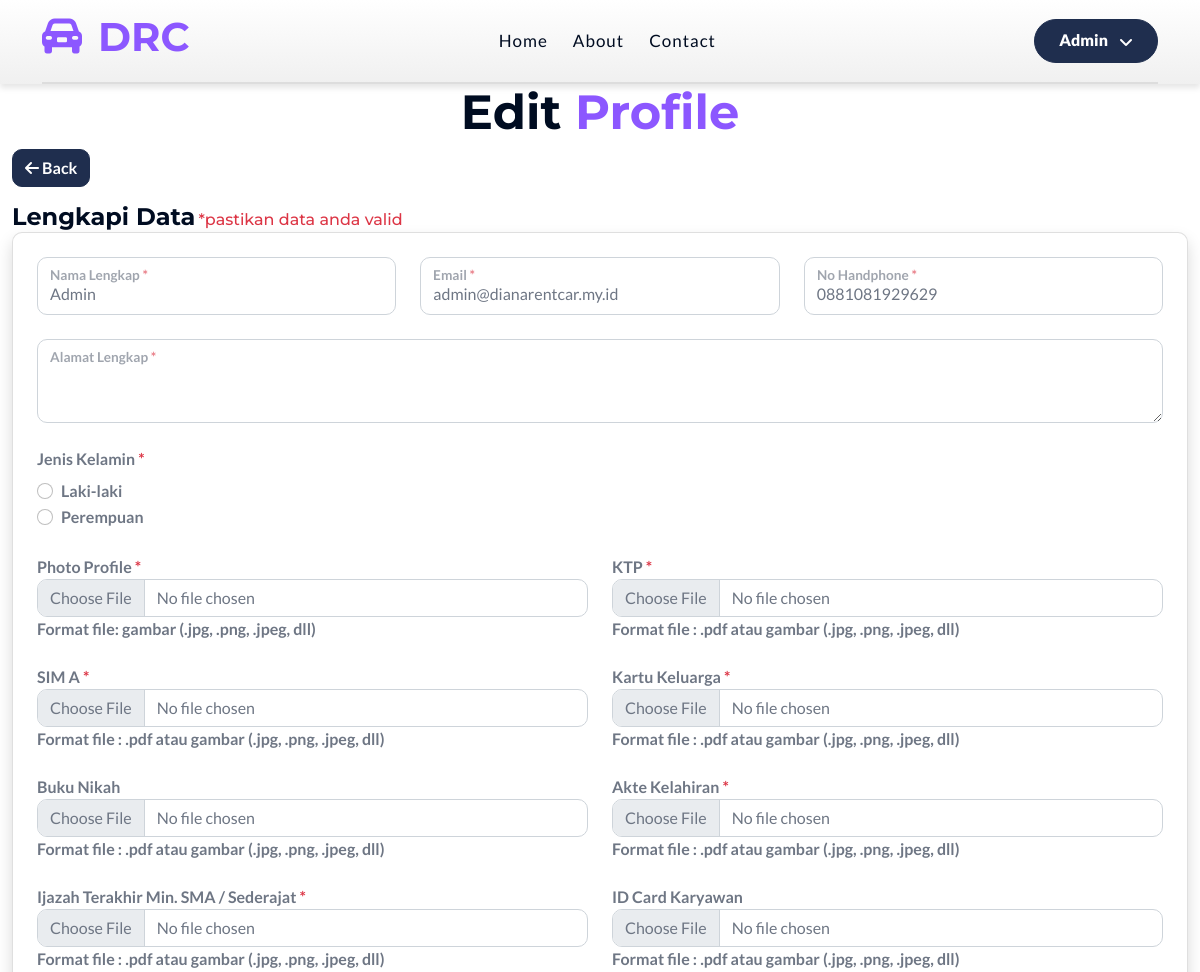
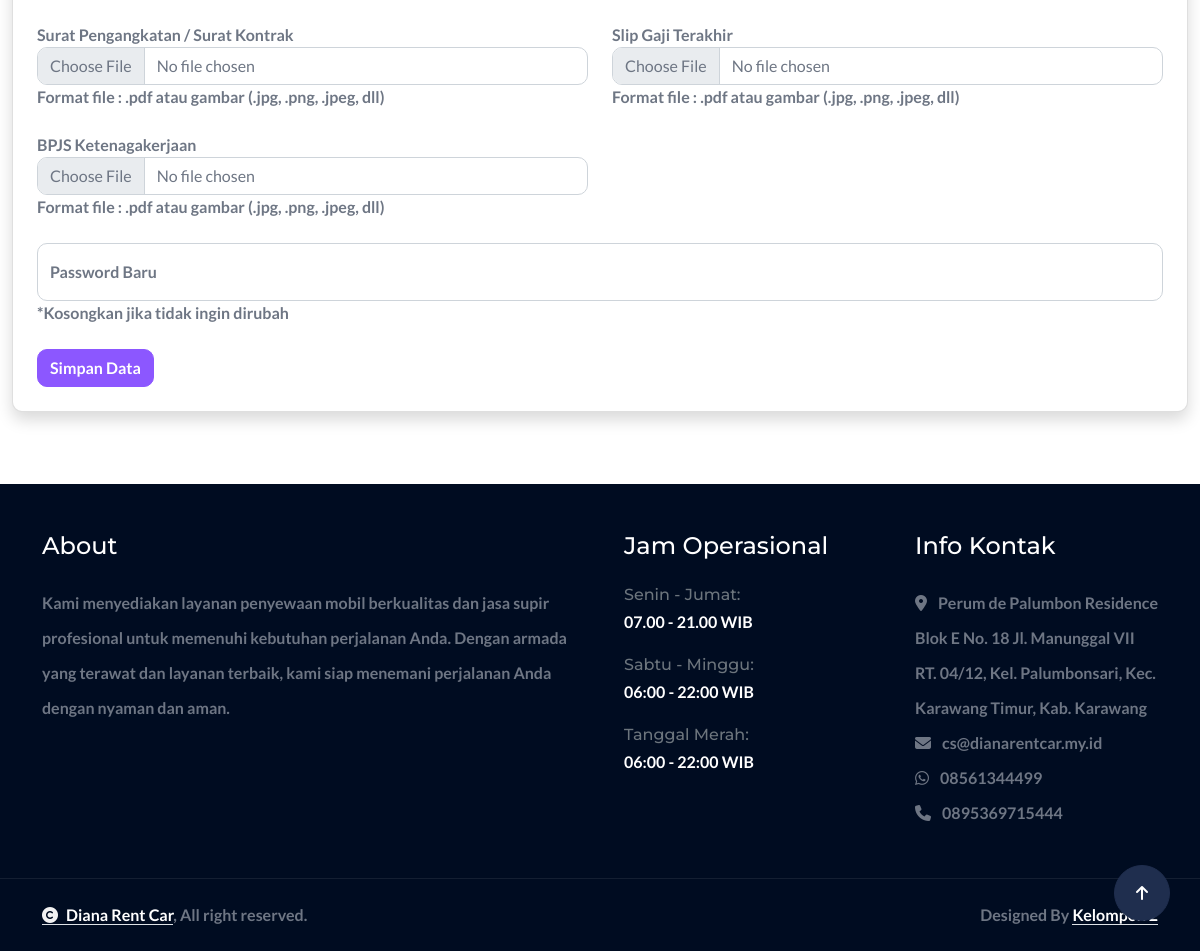
/?views=edit_profile (signed in), run on the app's committed database (2 pictures, top to bottom).
### tables this page shows
CREATE TABLE IF NOT EXISTS `users` (
  `id` int NOT NULL AUTO_INCREMENT,
  `uuid` varchar(40) NOT NULL,
  `name` varchar(100) NOT NULL,
  `email` varchar(100) NOT NULL,
  `phone_number` varchar(15) DEFAULT NULL,
  `role` enum('admin','driver','user') NOT NULL DEFAULT 'user',
  `password` varchar(255) NOT NULL,
  `code` varchar(50) DEFAULT NULL,
  `is_verified` int DEFAULT NULL,
  `created_at` timestamp NULL DEFAULT CURRENT_TIMESTAMP,
  `updated_at` timestamp NULL DEFAULT CURRENT_TIMESTAMP ON UPDATE CURRENT_TIMESTAMP,
  PRIMARY KEY (`id`),
  UNIQUE KEY `email` (`email`),
  UNIQUE KEY `phone_number` (`phone_number`)
);

CREATE TABLE IF NOT EXISTS `tm_settings` (
  `id` int NOT NULL AUTO_INCREMENT,
  `uuid` varchar(40) NOT NULL,
  `owner` varchar(50) NOT NULL,
  `photo` varchar(255) NOT NULL,
  `bank` varchar(50) NOT NULL,
  `account_number` varchar(50) NOT NULL,
  `account_name` varchar(50) NOT NULL,
  `address` text NOT NULL,
  `email` varchar(50) NOT NULL,
  `phone_number_1` varchar(14) NOT NULL,
  `phone_number_2` varchar(14) DEFAULT NULL,
  `agreement_1` text NOT NULL,
  `agreement_2` text NOT NULL,
  `visi` text NOT NULL,
  `misi` text NOT NULL,
  `about_company` text NOT NULL,
  `history_company` text NOT NULL,
  `about_footer` text NOT NULL,
  `facebook` varchar(255) DEFAULT NULL,
  `instagram` varchar(255) DEFAULT NULL,
  `twitter` varchar(255) DEFAULT NULL,
  `tiktok` varchar(255) DEFAULT NULL,
  `created_at` timestamp NULL DEFAULT CURRENT_TIMESTAMP,
  `updated_at` timestamp NULL DEFAULT CURRENT_TIMESTAMP ON UPDATE CURRENT_TIMESTAMP,
  PRIMARY KEY (`id`),
  UNIQUE KEY `id` (`id`)
);

### views/edit_profile.php (the view, shortened to what the rows shown need)
<?php
require_once 'classes/User.php';
$user_uuid = $_SESSION['user_uuid'];
$getUser = new User();
$user = $getUser->getByUuid($user_uuid);
$getProfile = new Profile();
$profile = $getProfile->getByUserId($user['id']);
?>
<div class="container-fluid car pb-5">
    <div class="text-center mx-auto wow fadeInUp" data-wow-delay="0.1s" style="max-width: 800px;">
        <h1 class="display-5 text-capitalize">Edit <span class="text-primary">Profile</span></h1>
    </div>
    <div class="wow fadeInUp" data-wow-delay="0.1s">
        <a href="?views=home" class="btn btn-secondary"><i class="fa fa-arrow-left text-white"></i> Back</a>
    </div>
    <div class="row pt-3 wow fadeInUp" data-wow-delay="0.1s">
        <div class="col-md-12 mb-4">
            <h4 style="display: inline;"><b>Lengkapi Data</h4>
            <h6 style="display: inline;" class="text-danger"> *pastikan data anda valid</h6>
            <div class="card p-2 shadow">
                <div class="row wow fadeInUp" data-wow-delay="0.1s">
                    <div class="col-md-12">
                        <form action="backend/user/update_profile.php" method="POST" enctype="multipart/form-data">
                            <div class="row g-4 p-3">
                                <div class="col-lg-12 col-xl-4">
                                    <div class="form-floating">
                                        <input type="text" class="form-control" id="name" name="name" value="<?php echo htmlspecialchars($user['name'] ?? ''); ?>" required>
                                        <label for="name">Nama Lengkap <span class="text-danger">*</span></label>
                                    </div>
                                </div>
                                <div class="col-lg-12 col-xl-4">
                                    <div class="form-floating">
                                        <input type="email" class="form-control" id="email" name="email" value="<?php echo htmlspecialchars($user['email'] ?? ''); ?>" required>
                                        <label for="email">Email <span class="text-danger">*</span></label>
                                    </div>
                                </div>
                                <div class="col-lg-12 col-xl-4">
                                    <div class="form-floating">
                                        <input type="text" class="form-control" id="phone_number" name="phone_number" value="<?php echo htmlspecialchars($user['phone_number'] ?? ''); ?>" maxlength="15" required>
                                        <label for="phone_number">No Handphone <span class="text-danger">*</span></label>
                                    </div>
                                </div>
                                <div class="col-lg-12 col-xl-12">
                                    <div class="form-floating">
                                        <textarea name="address" id="address" class="form-control" required><?php echo htmlspecialchars($profile['address'] ?? ''); ?></textarea>
                                        <label for="address">Alamat Lengkap <span class="text-danger">*</span></label>
                                    </div>
                                </div>
                                <div class="col-lg-12 col-xl-12">
                                    <label class="form-label">Jenis Kelamin <span class="text-danger">*</span></label>
                                    <div class="form-check">
                                        <input class="form-check-input" type="radio" name="gender" id="laki-laki" value="Laki-laki" <?php echo (isset($profile['gender']) && $profile['gender'] === 'Laki-laki') ? 'checked' : ''; ?> required>
                                        <label class="form-check-label" for="laki-laki">Laki-laki</label>
                                    </div>
                                    <div class="form-check">
                                        <input class="form-check-input" type="radio" name="gender" id="perempuan" value="Perempuan" <?php echo (isset($profile['gender']) && $profile['gender'] === 'Perempuan') ? 'checked' : ''; ?> required>
                                        <label class="form-check-label" for="perempuan">Perempuan</label>
                                    </div>
                                </div>
                                <div class="col-lg-12 col-xl-6">
                                    <div class="form-group">
                                        <label for="photo_profile">Photo Profile <?php echo empty($profile['photo_profile']) ? '<span class="text-danger">*</span>' : ''; ?></label>
                                        <input type="file" class="form-control" style="background-color: white;" id="photo_profile" name="photo_profile" accept="image/*" <?php echo empty($profile['photo_profile']) ? 'required' : ''; ?>>
                                        <span>Format file: gambar (.jpg, .png, .jpeg, dll)</span>
                                        <br>
                                    </div>
                                </div>
                                <div class="col-lg-12 col-xl-6">
                                    <div class="form-group">
                                        <label for="ktp">KTP <?php echo empty($profile['photo_profile']) ? '<span class="text-danger">*</span>' : ''; ?></label>
                                        <input type="file" class="form-control" style="background-color: white;" id="ktp" name="ktp" accept="image/*,.pdf" <?php echo empty($profile['ktp']) ? 'required' : ''; ?>>
                                        <span>Format file : .pdf atau gambar (.jpg, .png, .jpeg, dll)</span>
                                        <br>
                                    </div>
                                </div>
                                <div class="col-lg-12 col-xl-6">
                                    <div class="form-group">
                                        <label for="sim">SIM A <?php echo empty($profile['sim']) ? '<span class="text-danger">*</span>' : ''; ?></label>
                                        <input type="file" class="form-control" style="background-color: white;" id="sim" name="sim" accept="image/*,.pdf" <?php echo empty($profile['sim']) ? 'required' : ''; ?>>
                                        <span>Format file : .pdf atau gambar (.jpg, .png, .jpeg, dll)</span>
                                        <br>
                                    </div>
                                </div>
                                <div class="col-lg-12 col-xl-6">
                                    <div class="form-group">
                                        <label for="kk">Kartu Keluarga <?php echo empty($profile['kk']) ? '<span class="text-danger">*</span>' : ''; ?></label>
                                        <input type="file" class="form-control" style="background-color: white;" id="kk" name="kk" accept="image/*,.pdf" <?php echo empty($profile['kk']) ? 'required' : ''; ?>>
                                        <span>Format file : .pdf atau gambar (.jpg, .png, .jpeg, dll)</span>
                                        <br>
                                    </div>
                                </div>
                                <div class="col-lg-12 col-xl-6">
                                    <div class="form-group">
                                        <label for="buku_nikah">Buku Nikah</label>
                                        <input type="file" class="form-control" style="background-color: white;" id="buku_nikah" name="buku_nikah" accept="image/*,.pdf">
                                        <span>Format file : .pdf atau gambar (.jpg, .png, .jpeg, dll)</span>
                                        <br>
                                    </div>
                                </div>
                                <div class="col-lg-12 col-xl-6">
                                    <div class="form-group">
                                        <label for="akte">Akte Kelahiran <?php echo empty($profile['akte']) ? '<span class="text-danger">*</span>' : ''; ?></label>
                                        <input type="file" class="form-control" style="background-color: white;" id="akte" name="akte" accept="image/*,.pdf" <?php echo empty($profile['akte']) ? 'required' : ''; ?>>
                                        <span>Format file : .pdf atau gambar (.jpg, .png, .jpeg, dll)</span>
                                        <br>
                                    </div>
                                </div>
                                <div class="col-lg-12 col-xl-6">
                                    <div class="form-group">
                                        <label for="ijazah">Ijazah Terakhir Min. SMA / Sederajat <?php echo empty($profile['ijazah']) ? '<span class="text-danger">*</span>' : ''; ?></label>
                                        <input type="file" class="form-control" style="background-color: white;" id="ijazah" name="ijazah" accept="image/*,.pdf" <?php echo empty($profile['ijazah']) ? 'required' : ''; ?>>
                                        <span>Format file : .pdf atau gambar (.jpg, .png, .jpeg, dll)</span>
                                        <br>
                                    </div>
                                </div>
                                <div class="col-lg-12 col-xl-6">
                                    <div class="form-group">
                                        <label for="id_card">ID Card Karyawan</label>
                                        <input type="file" class="form-control" style="background-color: white;" id="id_card" name="id_card" accept="image/*,.pdf">
                                        <span>Format file : .pdf atau gambar (.jpg, .png, .jpeg, dll)</span>
                                        <br>
                                    </div>
                                </div>
                                <div class="col-lg-12 col-xl-6">
                                    <div class="form-group">
                                        <label for="surat_keterangan">Surat Pengangkatan / Surat Kontrak</label>
                                        <input type="file" class="form-control" style="background-color: white;" id="surat_keterangan" name="surat_keterangan" accept="image/*,.pdf">
                                        <span>Format file : .pdf atau gambar (.jpg, .png, .jpeg, dll)</span>
                                        <br>
                                    </div>
                                </div>
                                <div class="col-lg-12 col-xl-6">
                                    <div class="form-group">
                                        <label for="slip_gaji">Slip Gaji Terakhir</label>
                                        <input type="file" class="form-control" style="background-color: white;" id="slip_gaji" name="slip_gaji" accept="image/*,.pdf">
                                        <span>Format file : .pdf atau gambar (.jpg, .png, .jpeg, dll)</span>
                                        <br>
                                    </div>
                                </div>
                                <div class="col-lg-12 col-xl-6">
                                    <div class="form-group">
                                        <label for="bpjs">BPJS Ketenagakerjaan</label>
                                        <input type="file" class="form-control" style="background-color: white;" id="bpjs" name="bpjs" accept="image/*,.pdf">
                                        <span>Format file : .pdf atau gambar (.jpg, .png, .jpeg, dll)</span>
                                        <br>
                                    </div>
                                </div>
                                <div class="col-lg-12 col-xl-12">
                                    <div class="form-floating">
                                        <input type="password" class="form-control" id="new_password" name="new_password" placeholder="********">
                                        <label for="new_password">Password Baru</label>
                                    </div>
                                    <span>*Kosongkan jika tidak ingin dirubah</span>
                                </div>
                                <div class="col-12">
                                    <button type="submit" class="btn btn-primary">
                                        Simpan Data
                                    </button>
                                </div>
                            </div>
                        </form>
                    </div>
                </div>
            </div>
        </div>
    </div>
</div>

### layouts/footer.php (shortened to what the rows shown need)
<?php
require_once __DIR__ . '/../classes/Setting.php';
$getSetting = new Setting();
$setting = $getSetting->list()[0];
$address = $setting['address'];
$email = $setting['email'];
$phone_number_1 = $setting['phone_number_1'];
$phone_number_2 = $setting['phone_number_2'];
?>
<div class="container-fluid footer py-5 wow fadeIn" data-wow-delay="0.2s">
    <div class="container">
        <div class="row g-5">
            <div class="col-md-6 col-lg-6 col-xl-6">
                <div class="footer-item d-flex flex-column">
                    <div class="footer-item">
                        <p class="mb-3"><?php echo $setting['about_footer']; ?></p>
                    </div>
                </div>
            </div>
            <div class="col-md-6 col-lg-6 col-xl-3">
                <div class="footer-item d-flex flex-column">
                    <h4 class="text-white mb-4">Info Kontak</h4>
                    <a href="https://maps.app.goo.gl/hHdMvZpLid1f6yETA" target="_blank"><i class="fa fa-map-marker-alt me-2"></i> <?php echo htmlspecialchars($address); ?></a>
                    <a href="mailto:<?php echo htmlspecialchars($email); ?>"><i class="fas fa-envelope me-2"></i> <?php echo htmlspecialchars($email); ?></a>
                    <?php
                    $phone_number_1_62 = ltrim($phone_number_1, '0');
                    $phone_number = '62' . $phone_number_1_62;
                    ?>
                    <a href="https://wa.me/<?php echo htmlspecialchars($phone_number); ?>" target="_blank"><i class="fab fa-whatsapp me-2"></i> <?php echo htmlspecialchars($phone_number_1); ?></a>
                    <a href="tel:<?php echo htmlspecialchars($phone_number_2); ?>"><i class="fas fa-phone me-2"></i> <?php echo htmlspecialchars($phone_number_2); ?></a>
                </div>
            </div>
        </div>
    </div>
</div>

### data on the page
users: name "Admin", email "admin@dianarentcar.my.id", phone_number "0881081929629"
tm_settings: about_footer "Kami menyediakan layanan penyewaan mobil berkualitas dan jasa supir profesional untuk memenuhi kebutuhan perjalanan Anda. Dengan armada yang terawat dan layanan terbaik, kami siap menemani perjalanan Anda dengan nyaman dan aman.", address "Perum de Palumbon Residence Blok E No. 18 Jl. Manunggal VII RT. 04/12, Kel. Palumbonsari, Kec. Karawang Timur, Kab. Karawang", email "cs@dianarentcar.my.id", phone_number_1 "08561344499", phone_number_2 "0895369715444"

### other printed values
$_SESSION['user_name'] "Admin"
